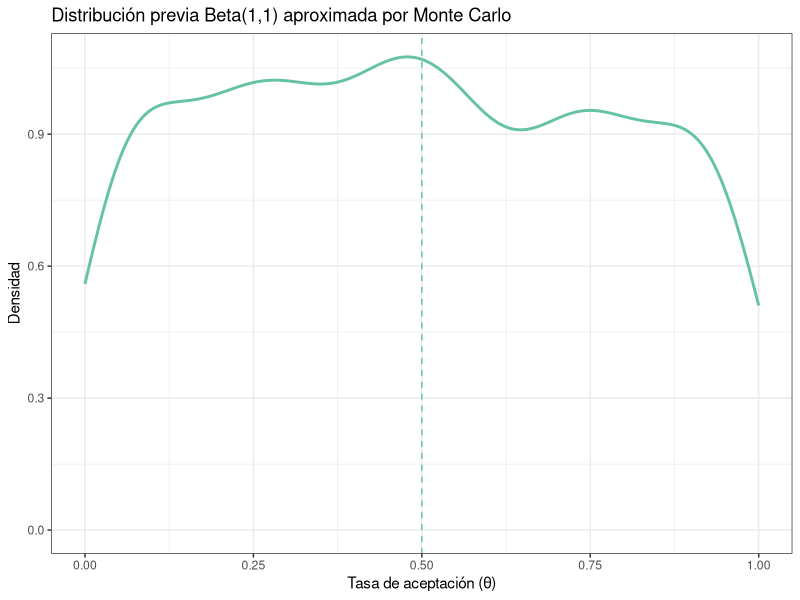
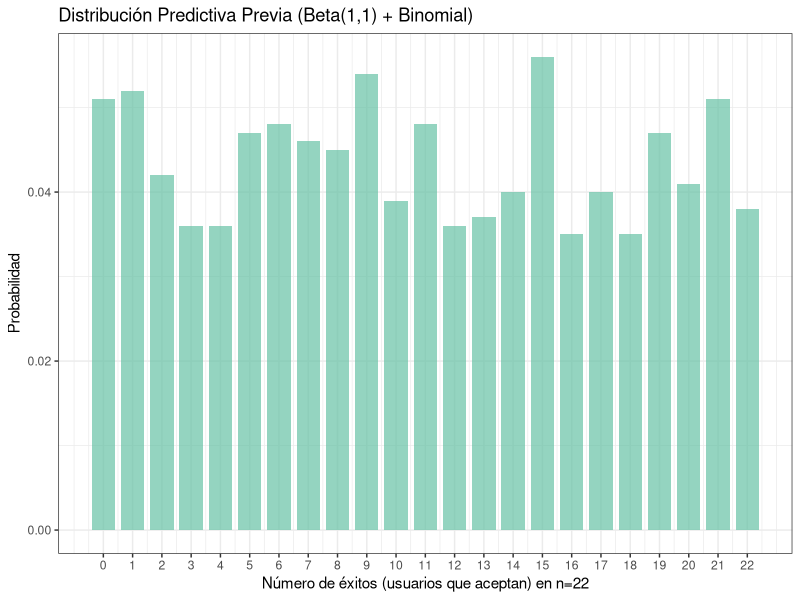
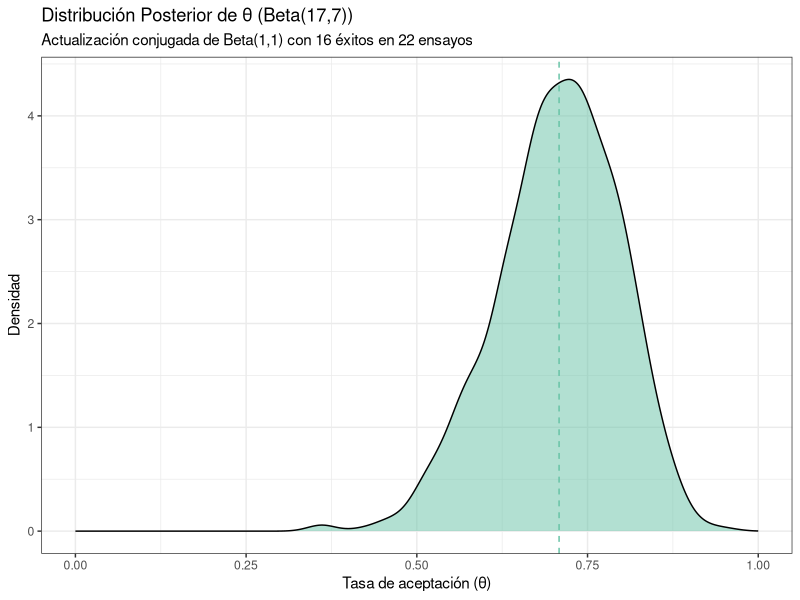
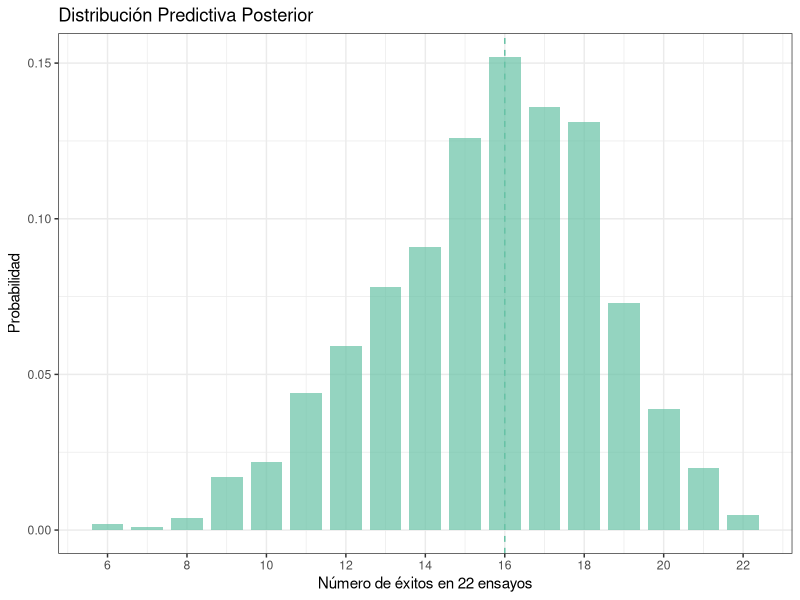
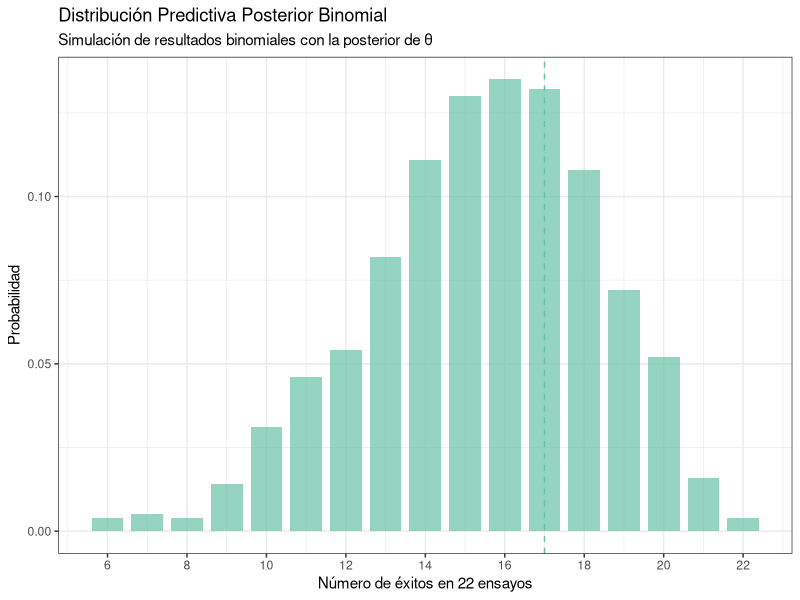
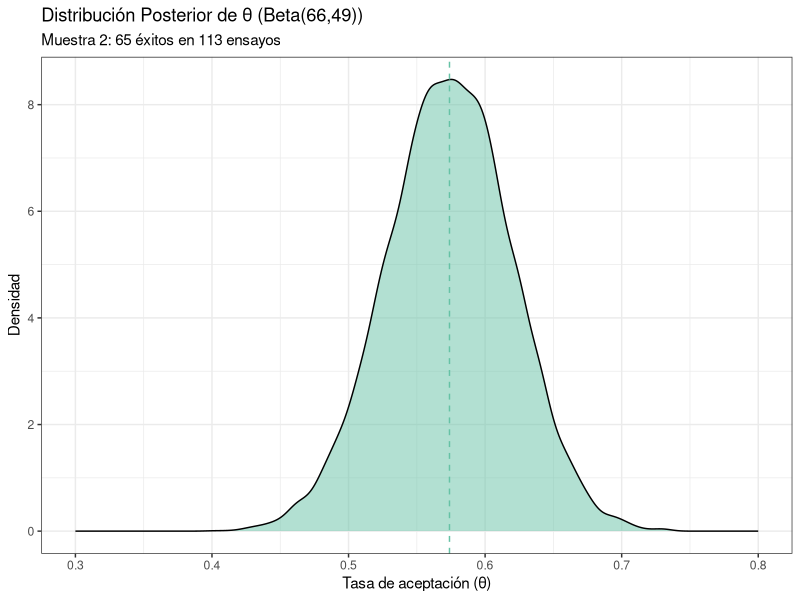
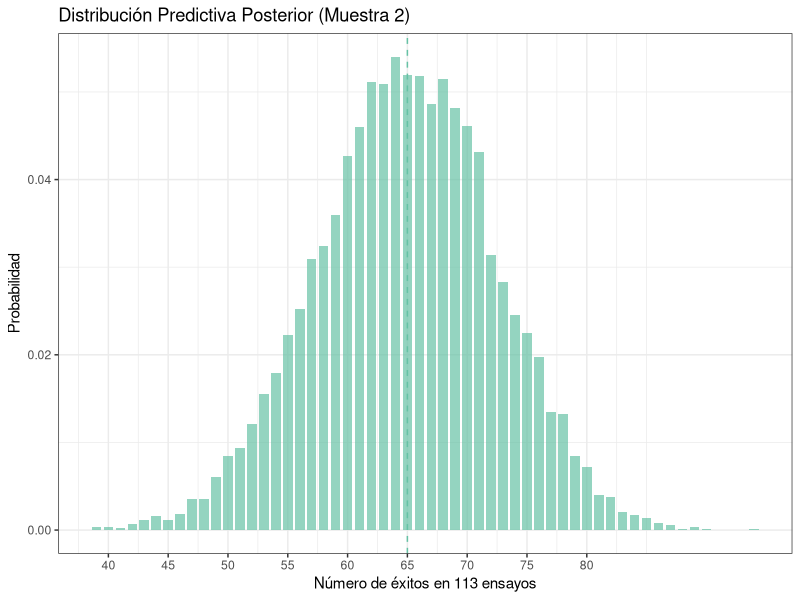
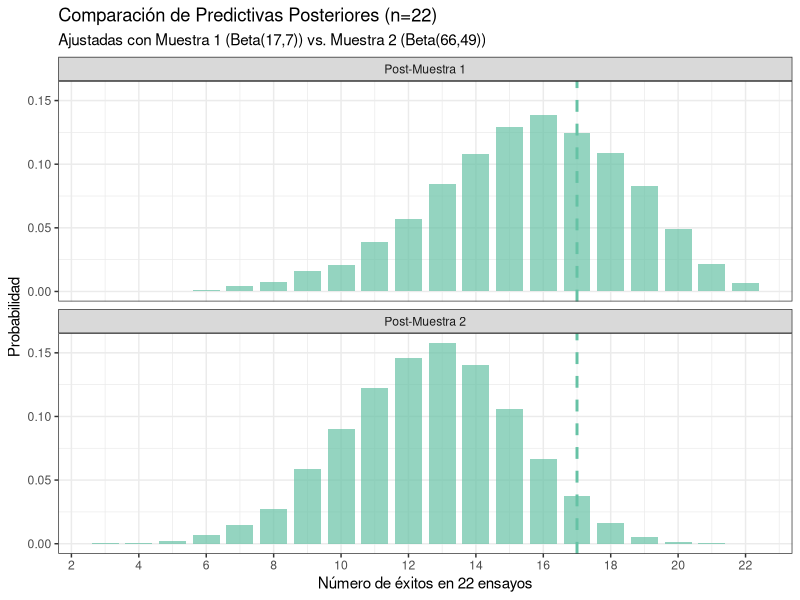

Generate these figures, in order, with R:
## ---- chunk 1
#| message: false

# Paquetes:
library(tidyverse)
library(RColorBrewer)
library(scales)


# Configuración de la salida gráfica:

PALETA <- brewer.pal(8, "Set2") # Colores por defecto
color_defecto <- PALETA[1]      # Color por defecto
options(ggplot2.discrete.colour = PALETA)

theme_set(theme_bw()) # Tema "neutro" para la representación gráfica

# Redondea los números reales "inline":
options(digits = 3L)                
options(knitr.digits.signif = FALSE)

# Inicializa la semilla aleatoria:
set.seed(20250327)
## ---- chunk 2
aceptacion_muestra_1 <- tibble(
  id_participante   = 1:22,
  resp_descarga_app = c(
    "Si", "Si", "No", "No", "Si", "Si", "Si", "Si", "No", "Si", "Si",
    "Si", "Si", "Si", "Si", "Si", "No", "Si", "No", "Si", "Si", "Si"
  )
)

aceptacion_muestra_2 <- tibble(
  id_participante   = 1:113,
  resp_descarga_app = c(
    "Si", "Si", "No", "No", "Si", "Si", "Si", "Si", "No", "Si", "Si",
    "Si", "Si", "Si", "Si", "Si", "No", "Si", "No", "Si", "Si", "Si", 
    "No", "Si", "Si", "Si", "Si", "No", "No", "Si", "No", "Si", "Si", 
    "Si", "Si", "Si", "No", "Si", "No", "No", "Si", "No", "Si", "Si", 
    "No", "No", "No", "Si", "No", "No", "Si", "Si", "No", "No", "Si", 
    "No", "Si", "No", "No", "No", "Si", "Si", "No", "Si", "Si", "No", 
    "Si", "Si", "No", "Si", "Si", "No", "Si", "No", "Si", "No", "Si", 
    "No", "No", "No", "Si", "Si", "No", "No", "Si", "Si", "No", "No", 
    "No", "Si", "Si", "No", "Si", "Si", "No", "Si", "Si", "Si", "Si", 
    "No", "Si", "No", "No", "No", "No", "No", "Si", "No", "No", "Si", 
    "Si", "Si", "Si"
  )
)
## ---- chunk 3
N <- 1000
theta_mc <- rbeta(N, 1, 1)  # Muestras de Beta(1,1)

# Media y varianza estimadas
media_mc <- mean(theta_mc)
var_mc <- var(theta_mc)

#Gráfico de la distribución media
cat("Media Monte Carlo:", round(media_mc, 4), "(Teórica: 0.5)\n")
cat("Varianza Monte Carlo:", round(var_mc, 4), "(Teórica: 0.0833)\n")
ggplot() +
  geom_density(aes(theta_mc), color = color_defecto, size = 1) +  # Usamos color_defecto para la línea
  geom_vline(xintercept = 0.5, linetype = "dashed", color = color_defecto) +  # Línea de referencia
  labs(title = "Distribución previa Beta(1,1) aproximada por Monte Carlo",
       x = "Tasa de aceptación (θ)", y = "Densidad") +
  scale_x_continuous(limits = c(0, 1))

sem_empirico <- sd(theta_mc) / sqrt(N)
cat("Error estándar empírico:", round(sem_empirico, 4), "(Objetivo: ≤ 0.01)\n")
## ---- chunk 4
n_muestra1 <- nrow(aceptacion_muestra_1)  # n = 22

#Simulamos datos binomiales
y_rep_prev <- rbinom(n = length(theta_mc), size = n_muestra1, prob = theta_mc)

ggplot() +
  geom_bar(
    aes(x = y_rep_prev, y = after_stat(prop)), 
    fill = color_defecto, alpha = 0.7, width = 0.8
  ) +
  labs(
    title = "Distribución Predictiva Previa (Beta(1,1) + Binomial)",
    x = "Número de éxitos (usuarios que aceptan) en n=22",
    y = "Probabilidad"
  ) +
  scale_x_continuous(breaks = 0:n_muestra1)
## ---- chunk 5
# Media teórica: 
# E[y_rep] = n * E[theta]
# E[theta] = alpha / (alpha + beta) = 1 / (1 + 1) = 0.5
# Entonces, media teórica es: E[y_rep] = 22 * 0.5 = 11

# Varianza teórica:
# Var[y_rep] = n * E[theta] * (1 - E[theta]) + n * (n - 1) * Var[theta]
# Var[theta] = (alpha * beta) / ((alpha + beta)^2 * (alpha + beta + 1)) = 1 / 6 = 0.1667
# Entonces, varianza teórica es: Var[y_rep] = 22 * 0.5 * 0.5 + 22 * (22 - 1) * 0.1667 = 5.5 + 38.5 = 44

cat(
  "Media predictiva previa:", round(mean(y_rep_prev), 2), 
  "(Teórica: 11)\n",
  "Varianza predictiva previa:", round(var(y_rep_prev), 2), 
  "(Teórica: 44)\n"
)
## ---- chunk 6
y_obs <- sum(aceptacion_muestra_1$resp_descarga_app == "Si")  # 16 éxitos

prob_mayor_o_igual <- mean(y_rep_prev >= y_obs)
prob_menor_o_igual <- mean(y_rep_prev <= y_obs)

centil <- mean(y_rep_prev <= y_obs)  # P(Y_rep ≤ 16)

cat(
  "Centil de los datos observados:", round(centil, 4), "%\n", 
  "Probabilidad de obtener un valor igual o mayor que 16:", round(prob_mayor_o_igual, 4), "\n",
  "Probabilidad de obtener un valor igual o menor que 16:", round(prob_menor_o_igual, 4), "\n"
)
## ---- chunk 7
# Muestras de la posterior Beta(17,7) usando las mismas semillas
theta_post_mc <- rbeta(length(theta_mc), 17, 7)

# Media y varianza teóricas de Beta(17,7)
media_teorica_post <- 17 / (17 + 7)   # ≈ 0.708
var_teorica_post <- (17 * 7) / ((17 + 7)^2 * (17 + 7 + 1))  # ≈ 0.0082

# Verificación con Monte Carlo
cat(
  "Media posterior (MC):", round(mean(theta_post_mc), 3), "(Teórica: 0.708)\n",
  "Varianza posterior (MC):", round(var(theta_post_mc), 5), "(Teórica: 0.0082)\n"
)

ggplot() +
  geom_density(aes(theta_post_mc), fill = color_defecto, alpha = 0.5) +
  geom_vline(xintercept = media_teorica_post, linetype = "dashed", color = color_defecto) +
  labs(
    title = "Distribución Posterior de θ (Beta(17,7))",
    subtitle = "Actualización conjugada de Beta(1,1) con 16 éxitos en 22 ensayos",
    x = "Tasa de aceptación (θ)",
    y = "Densidad"
  ) +
  scale_x_continuous(limits = c(0, 1))

quantile(theta_post_mc, probs = c(0.025, 0.975))  # ≈ [0.53, 0.85]

#Distribución predictiva posterior
y_rep_post <- rbinom(length(theta_post_mc), size = 22, prob = theta_post_mc)

ggplot() +
  geom_bar(aes(x = y_rep_post, y = after_stat(prop)), 
           fill = color_defecto, alpha = 0.7, width = 0.8) +
  geom_vline(xintercept = 16, color = color_defecto, linetype = "dashed") +
  labs(
    title = "Distribución Predictiva Posterior",
    x = "Número de éxitos en 22 ensayos",
    y = "Probabilidad"
  ) +
  scale_x_continuous(breaks = seq(0, 22, 2))
## ---- chunk 8
# Simulamos los resultados de las pruebas binomiales usando las muestras de la posterior
set.seed(20250327)  # Para reproducibilidad
y_rep_post <- rbinom(n = length(theta_post_mc), size = 22, prob = theta_post_mc)

# Gráfico de la distribución predictiva posterior binomial
ggplot() +
  geom_bar(aes(x = y_rep_post, y = after_stat(prop)), 
           fill = color_defecto, alpha = 0.7, width = 0.8) +
  geom_vline(xintercept = y_obs, color = color_defecto, linetype = "dashed") +
  labs(
    title = "Distribución Predictiva Posterior Binomial",
    subtitle = "Simulación de resultados binomiales con la posterior de θ",
    x = "Número de éxitos en 22 ensayos",
    y = "Probabilidad"
  ) +
  scale_x_continuous(breaks = seq(0, 22, 2))

cat(
  "Media predictiva posterior:", round(mean(y_rep_post), 2), "\n",
  "Varianza predictiva posterior:", round(var(y_rep_post), 2), "\n",
  "Probabilidad de ≥16 éxitos:", round(mean(y_rep_post >= y_obs), 3), "\n"
)
## ---- chunk 9
y_obs_2 <- sum(aceptacion_muestra_2$resp_descarga_app == "Si")  # Éxitos observados
n_2 <- nrow(aceptacion_muestra_2)                                # n = 113

set.seed(20250327)
theta_post_mc_2 <- rbeta(10000, 66, 49)  # Muestras de la posterior

# Media y varianza teóricas vs. simuladas
media_teorica_2 <- 66 / (66 + 49)        # ≈ 0.574
var_teorica_2 <- (66 * 49) / ((66 + 49)^2 * (66 + 49 + 1))  # ≈ 0.0021

ggplot() +
  geom_density(aes(theta_post_mc_2), fill = color_defecto, alpha = 0.5) +
  geom_vline(xintercept = media_teorica_2, linetype = "dashed", color = color_defecto) +
  labs(
    title = "Distribución Posterior de θ (Beta(66,49))",
    subtitle = "Muestra 2: 65 éxitos en 113 ensayos",
    x = "Tasa de aceptación (θ)",
    y = "Densidad"
  ) +
  scale_x_continuous(limits = c(0.3, 0.8))

# Simulamos datos binomiales)
y_rep_post_2 <- rbinom(10000, size = n_2, prob = theta_post_mc_2)

# Gráfico
ggplot() +
  geom_bar(
    aes(x = y_rep_post_2, y = after_stat(prop)), 
    fill = color_defecto, alpha = 0.7, width = 0.8
  ) +
  geom_vline(xintercept = y_obs_2, color = color_defecto, linetype = "dashed") +
  labs(
    title = "Distribución Predictiva Posterior (Muestra 2)",
    x = "Número de éxitos en 113 ensayos",
    y = "Probabilidad"
  ) +
  scale_x_continuous(breaks = seq(40, 80, 5))

cat(
  "Media predictiva posterior:", round(mean(y_rep_post_2), 2), "\n",
  "Varianza predictiva posterior:", round(var(y_rep_post_2), 2), "\n",
  "Intervalo de credibilidad 95%:", quantile(y_rep_post_2, c(0.025, 0.975)), "\n",
  "Probabilidad de ≥", y_obs_2, "éxitos:", round(mean(y_rep_post_2 >= y_obs_2), 3), "\n"
)
## ---- chunk 10
set.seed(20250327)
# Predictiva a partir de Muestra 1 (Beta(17,7))
y_rep_post_1 <- rbinom(10000, size = 22, prob = rbeta(10000, 17, 7))

# Predictiva a partir de Muestra 2 (Beta(66,49)), pero para n=22
y_rep_post_2_rescaled <- rbinom(10000, size = 22, prob = rbeta(10000, 66, 49))

# Datos para el gráfico
df_comparacion <- tibble(
  Muestra = rep(c("Post-Muestra 1", "Post-Muestra 2"), each = 10000),
  Exitos = c(y_rep_post_1, y_rep_post_2_rescaled)
)

# Valor observado en Muestra 1
y_obs_1 <- sum(aceptacion_muestra_1$resp_descarga_app == "Si")  # 16

ggplot(df_comparacion) +
  geom_bar(
    aes(x = Exitos, y = after_stat(prop)), fill = color_defecto, alpha = 0.7, 
    position = "identity", width = 0.8
  ) +
  geom_vline(xintercept = y_obs_1, color = color_defecto, linetype = "dashed", linewidth = 1) +
  facet_wrap(~Muestra, ncol = 1) +
  labs(
    title = "Comparación de Predictivas Posteriores (n=22)",
    subtitle = "Ajustadas con Muestra 1 (Beta(17,7)) vs. Muestra 2 (Beta(66,49))",
    x = "Número de éxitos en 22 ensayos",
    y = "Probabilidad"
  ) +
  scale_x_continuous(breaks = seq(0, 22, 2))
  
 cat(
  "Media:", round(mean(y_rep_post_1), 2), "\n",
  "IC 95%:", quantile(y_rep_post_1, c(0.025, 0.975)), "\n",
  "Prob(≥16):", round(mean(y_rep_post_1 >= y_obs_1), 3), "\n\n",
  
  "Media:", round(mean(y_rep_post_2_rescaled), 2), "\n",
  "IC 95%:", quantile(y_rep_post_2_rescaled, c(0.025, 0.975)), "\n",
  "Prob(≥16):", round(mean(y_rep_post_2_rescaled >= y_obs_1), 3), "\n"
)
  
## ---- chunk 11
# Probabilidades
p_mayor_igual <- mean(y_rep_post_2_rescaled >= 16)  # P(Y_rep ≥ 16)
p_menor_igual <- mean(y_rep_post_2_rescaled <= 16)  # P(Y_rep ≤ 16)

cat(
  "Probabilidad de ≥16 éxitos:", round(p_mayor_igual, 3), "\n",
  "Probabilidad de ≤16 éxitos:", round(p_menor_igual, 3), "\n"
)
## ---- chunk 12
ggplot(df_comparacion %>% filter(Muestra == "Post-Muestra 2")) +
  geom_bar(
    aes(x = Exitos, y = after_stat(prop)), 
    fill = color_defecto, alpha = 0.7, width = 0.8
  ) +
  # Área ≥16
  geom_bar(
    data = ~.x %>% filter(Exitos >= 16),
    aes(x = Exitos, y = after_stat(prop)), 
    fill = color_defecto, alpha = 0.5, width = 0.8
  ) +
  # Área ≤16
  geom_bar(
    data = ~.x %>% filter(Exitos <= 16),
    aes(x = Exitos, y = after_stat(prop)), 
    fill = color_defecto, alpha = 0.3, width = 0.8
  ) +
  geom_vline(xintercept = 16, color = color_defecto, linetype = "dashed", linewidth = 1) +
  annotate("text", x = 18, y = 0.04, 
           label = paste("P(≥16) =", round(p_mayor_igual, 2)), 
           color = color_defecto) +
  annotate("text", x = 14, y = 0.04, 
           label = paste("P(≤16) =", round(p_menor_igual, 2)), 
           color = color_defecto) +
  labs(
    title = "Predictiva Posterior (Muestra 2) con Probabilidades",
    x = "Número de éxitos en 22 ensayos",
    y = "Probabilidad"
  ) +
  scale_x_continuous(breaks = seq(0, 22, 2))
## ---- chunk 13
# Simulación de la predictiva posterior para n=22 bajo el modelo de Muestra 2
set.seed(20250327)
theta_muestra2 <- rbeta(100000, 66, 49)  # Posterior de Muestra 2
y_rep_muestra2 <- rbinom(100000, size = 22, prob = theta_muestra2)

# Valor-p (dos colas): Probabilidad de desviación igual o mayor que la observada
valor_p <- mean(abs(y_rep_muestra2 - mean(y_rep_muestra2)) >= abs(16 - mean(y_rep_muestra2)))
cat("Valor-p predictivo posterior (dos colas):", round(valor_p, 4), "\n")
## ---- chunk 14
set.seed(20250327)
theta_post_m1 <- rbeta(100000, 17, 7)  # Simulación de la posterior

y_rep_m2 <- rbinom(100000, size = 113, prob = theta_post_m1)
y_obs_m2 <- sum(aceptacion_muestra_2$resp_descarga_app == "Si")  # Éxitos observados en M2

# Test de dos colas (discrepancia absoluta)
media_predictiva <- mean(y_rep_m2)                    # ≈80.2 (17/24 * 113)
discrepancia_obs <- abs(y_obs_m2 - media_predictiva)  # |65 - 80.2| = 15.2
valor_p <- mean(abs(y_rep_m2 - media_predictiva) >= discrepancia_obs)
cat("Valor-p predictivo posterior (dos colas):", round(valor_p, 4), "\n")

ggplot(data.frame(Exitos = y_rep_m2)) +
  geom_histogram(aes(x = Exitos, y = after_stat(density)), 
                 binwidth = 2, fill = color_defecto, alpha = 0.7) +
  geom_vline(xintercept = y_obs_m2, color = color_defecto, linetype = "dashed", linewidth = 1) +
  annotate("text", x = 60, y = 0.03, 
           label = paste("Valor-p =", round(valor_p, 4)), 
           color = color_defecto, size = 5) +
  labs(
    title = "Comprobación Predictiva Posterior: Muestra 2 vs Modelo M1",
    subtitle = "Distribución de réplicas bajo Beta(17,7) vs dato observado (65/113)",
    x = "Número de éxitos en 113 ensayos",
    y = "Densidad"
  )
## ---- chunk 15
fertilidad_gss_1990 <- tibble(
  titulo_uni = c("sin" |> rep(7),                 "con" |> rep(5)),
  n_hijos    = c(0:6,                             0:4),
  frecuencia = c(20L, 19L, 38L, 20L, 10L, 2L, 2L, 11L, 11L, 13L, 7L, 2L)
) |>
  # Rellena los niveles para hacer ambas muestras más "comparables":
  complete(titulo_uni, n_hijos, fill = list(frecuencia = 0))

fert_estadisticos <- fertilidad_gss_1990 |>
  group_by(titulo_uni) |>
  summarize(y = sum(n_hijos * frecuencia), n = sum(frecuencia))

fert_estadisticos # y = nº hijos en cada grupo, n = nº mujeres en cada grupo

fertilidad_gss_1990 |>
  ggplot(aes(n_hijos, frecuencia, fill = titulo_uni)) +
  geom_col(position = "dodge") +
  labs(fill = "Título universitario", x  = "Nº hijos", y = "Frecuencia")
## ---- chunk 16
A_PRE <- 2L
B_PRE <- 1L

params_fertilidad <- fert_estadisticos |> mutate(
  a_post = A_PRE + y,
  b_post = B_PRE + n
)

params_fertiliad_sin <- params_fertilidad |>
  filter(titulo_uni == "sin") 
a_post_sin <- params_fertiliad_sin |> pull(a_post)
b_post_sin <- params_fertiliad_sin |> pull(b_post)

params_fertiliad_con <- params_fertilidad |>
  filter(titulo_uni == "con") 
a_post_con <- params_fertiliad_con |> pull(a_post)
b_post_con <- params_fertiliad_con |> pull(b_post)
## ---- chunk 17
# Número de muestras
n_muestras <- 1e6

# Simulamos las distribuciones posteriores
posterior_sin <- rgamma(n_muestras, shape = a_post_sin, rate = b_post_sin)
posterior_con <- rgamma(n_muestras, shape = a_post_con, rate = b_post_con)

# Creamos un conjunto de datos para el gráfico
df_posterior <- tibble(
  lambda = c(posterior_sin, posterior_con),
  grupo = rep(c("Sin título", "Con título"), each = n_muestras)
)

ggplot(df_posterior, aes(x = lambda, color = grupo, fill = grupo)) +
  geom_density(alpha = 0.5) +
  labs(title = "Distribuciones posteriores de la tasa de fertilidad",
       x = "Tasa de fertilidad (λ)",
       y = "Densidad")
## ---- chunk 18
# Simulación de las distribuciones predictivas posteriores
set.seed(20250327) # Para reproducibilidad

# Número de simulaciones
n_sim <- 1e6

# Simulamos primero los lambda de las posteriores
lambda_sin <- rgamma(n_sim, shape = a_post_sin, rate = b_post_sin)
lambda_con <- rgamma(n_sim, shape = a_post_con, rate = b_post_con)

# Luego simulamos los conteos de hijos (datos) para cada lambda
predictiva_sin <- rpois(n_sim, lambda_sin)
predictiva_con <- rpois(n_sim, lambda_con)

# Preparamos los datos para visualización
df_predictiva <- tibble(
  n_hijos = c(predictiva_sin, predictiva_con),
  grupo = rep(c("Sin título", "Con título"), each = n_sim)
)
  
#Escojo el gráfico de barras porque n_hijos es una variable discreta:
ggplot(df_predictiva, aes(x = n_hijos, fill = grupo)) +
  geom_bar(position = "dodge", alpha = 0.7) +
  labs(title = "Distribuciones predictivas posteriores del número de hijos",
       x = "Número de hijos",
       y = "Frecuencia") +
  scale_x_continuous(breaks = 0:10)
## ---- chunk 19
# Además, podemos calcular estadísticos descriptivos:
df_predictiva %>%
  group_by(grupo) %>%
  summarise(
    Media = mean(n_hijos),
    Mediana = median(n_hijos),
    SD = sd(n_hijos),
    Q25 = quantile(n_hijos, 0.25),
    Q75 = quantile(n_hijos, 0.75),
    Max = max(n_hijos)
  )
## ---- chunk 20
# Probabilidad de que una mujer con título universitario tenga 4 o más hijos
p_con <- mean(predictiva_con >= 4)

# Probabilidad de que una mujer sin título universitario tenga 4 o más hijos
p_sin <- mean(predictiva_sin >= 4)

# Probabilidad marginal P(n_hijos >= 4)
# Asumiendo proporciones iguales de mujeres con/sin título
p_marginal <- (p_con + p_sin)/2

# Probabilidades condicionales inversas usando Bayes
# P(titulada | n_hijos >= 4)
p_titulada_dado_4mas <- p_con * 0.5 / p_marginal

# P(no titulada | n_hijos >= 4)
p_no_titulada_dado_4mas <- p_sin * 0.5 / p_marginal

# Odds de no ser titulada dado 4+ hijos
odds_no_titulada <- p_no_titulada_dado_4mas / p_titulada_dado_4mas

cat(
  "P(titulada | >=4 hijos): ", p_titulada_dado_4mas, "\n",
  "P(no titulada | >=4 hijos): ", p_no_titulada_dado_4mas, "\n",
  "Odds no titulada: ", odds_no_titulada, "\n"
)
## ---- chunk 21
# Simulamos pares independientes de mujeres
n_pares <- 1e6
mujer_con <- rpois(n_pares, rgamma(n_pares, shape = a_post_con, rate = b_post_con))
mujer_sin <- rpois(n_pares, rgamma(n_pares, shape = a_post_sin, rate = b_post_sin))

# Calculamos la probabilidad
prob_mayor <- mean(mujer_con > mujer_sin)
prob_igual <- mean(mujer_con == mujer_sin)
prob_menor <- mean(mujer_con < mujer_sin)

cat(
  "P(mujer con título > mujer sin título): ", prob_mayor, "\n",
  "P(igual número de hijos): ", prob_igual, "\n",
  "P(mujer con título < mujer sin título): ", prob_menor, "\n"
)
## ---- chunk 22
# Probabilidad predictiva de 0 hijos en cada grupo
p0_con <- mean(predictiva_con == 0)
p0_sin <- mean(predictiva_sin == 0)

# Asumiendo P(titulada) = P(no titulada) = 0.5 (ya que no tenemos información previa)
p_conjunta_con <- 0.5 * p0_con
p_conjunta_sin <- 0.5 * p0_sin

print(p_conjunta_con)  # Probabilidad titulada y 0 hijos
print(p_conjunta_sin)  # Probabilidad no titulada y 0 hijos

# Calcular y mostrar la probabilidad total de no tener hijos
p_total <- p_conjunta_con + p_conjunta_sin
print(p_total)  # Probabilidad total de no tener hijos
## ---- chunk 23
# Simulamos 1 millón de mujeres de cada grupo
set.seed(20250327) # Para reproducibilidad
n_sim <- 1e6

# Mujeres con título
mujeres_con <- rpois(n_sim, rgamma(n_sim, shape = a_post_con, rate = b_post_con))

# Mujeres sin título
mujeres_sin <- rpois(n_sim, rgamma(n_sim, shape = a_post_sin, rate = b_post_sin))

# Combinamos en un dataframe
df_mujeres <- tibble(
  n_hijos = c(mujeres_con, mujeres_sin),
  titulada = rep(c(TRUE, FALSE), each = n_sim)
)

# Calculamos proporciones observadas
prop_tituladas <- df_mujeres %>%
  group_by(n_hijos) %>%
  summarise(
    n_total = n(),
    n_tituladas = sum(titulada),
    prop_tituladas = n_tituladas/n_total
  ) %>%
  filter(n_total > 100) # Filtramos para tener suficiente muestra

ggplot(prop_tituladas, aes(x = n_hijos, y = prop_tituladas, color = "Proporción tituladas")) +
  geom_point(size = 3) +  # Agregamos puntos para cada valor observado
  geom_smooth(method = "loess", formula = y ~ x, span = 0.5, se = FALSE) +  # Curva suavizada
  labs(title = "Proporción de mujeres tituladas universitarias por número de hijos",
       subtitle = "Con distribución predictiva posterior (1,000,000 simulaciones)",
       x = "Número de hijos",
       y = "Proporción de tituladas universitarias") 
## ---- chunk 24
# Se extrae aquí un valor para utilizar más adelante
n_con <- fert_estadisticos |> filter(titulo_uni == "con") |> pull(n)
## ---- chunk 25
# Máximo observado en los datos reales para cada grupo
max_empirico_con <- fertilidad_gss_1990 |> 
  filter(titulo_uni == "con", frecuencia > 0) |> 
  pull(n_hijos) |> 
  max()

max_empirico_sin <- fertilidad_gss_1990 |> 
  filter(titulo_uni == "sin", frecuencia > 0) |> 
  pull(n_hijos) |> 
  max()

# Máximo en las simulaciones predictivas
max_predictivo_con <- max(mujeres_con)
max_predictivo_sin <- max(mujeres_sin)

# Preparamos datos para visualización
df_maximos <- tibble(
  Grupo = rep(c("Con título", "Sin título"), each = 2),
  Tipo = rep(c("Empírico", "Predictivo"), 2),
  Valor = c(max_empirico_con, max_predictivo_con, max_empirico_sin, max_predictivo_sin)
)

ggplot(df_maximos, aes(x = Grupo, y = Valor, fill = Tipo)) +
  geom_col(position = "dodge") +
  geom_text(aes(label = Valor), position = position_dodge(width = 0.9), vjust = -0.5) +
  labs(title = "Comparación del máximo número de hijos observado",
       subtitle = "Distribución empírica vs. predictiva posterior",
       x = "Grupo",
       y = "Máximo número de hijos",
       fill = "Distribución")
## ---- chunk 26
max_poisson <- function(lambda, n) {
  muestra <- rpois(n, lambda)
  return(max(muestra))
}
## ---- chunk 27
# Simular el máximo de 100 mujeres con lambda = 2.5
max_1 <- max_poisson(lambda = 2.5, n = 100)
print(max_1)
## ---- chunk 28
# Extraemos el tamaño muestral del grupo con título universitario
n_con <- fert_estadisticos |> 
  filter(titulo_uni == "con") |> 
  pull(n)

max_hijos_emp <- max_empirico_con  # Máximo empírico del grupo con título

# Número de simulaciones
n_sim <- 10000  

# Simulación de máximos
maximos_simulados <- replicate(n_sim, {
  lambda_sim <- rgamma(1, shape = a_post_con, rate = b_post_con)
  max_poisson(lambda_sim, n_con)
})

# Cálculo del valor-p predictivo posterior
valor_p <- mean(maximos_simulados <= max_hijos_emp)
print(valor_p)
## ---- chunk 29
# Máximo observado en datos empíricos (grupo con título)
max_hijos_emp <- fertilidad_gss_1990 |> 
  filter(titulo_uni == "con", frecuencia > 0) |> 
  pull(n_hijos) |> 
  max()

# Simulación de la distribución del máximo
n_sim <- 10000
maximos_simulados <- numeric(n_sim)

for(i in 1:n_sim) {
  # 1. Simular lambda de la posterior
  lambda_sim <- rgamma(1, shape = a_post_con, rate = b_post_con)
  
  # 2. Simular muestra de tamaño n_con
  # 3. Calcular máximo
  maximos_simulados[i] <- max_poisson(lambda_sim, n_con)
}

# Cálculo del valor-p
valor_p <- mean(maximos_simulados <= max_hijos_emp)

cat("El valor-p predictivo posterior es: ", valor_p, "\n")
